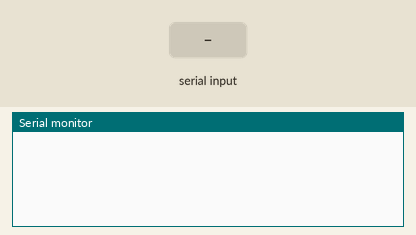
Bench run of a sketch on a simulated Arduino Uno, built with avr-gcc and run on an emulated ATmega328P. On the bench: the last lines printed to the serial monitor. The test bench sets the inputs (shaded band).

Above: at 1.2 s.
1.3 s: "90,45\n" received over Serial
At 2.1 s:
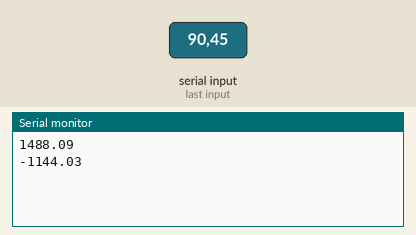
2.8 s: "30,150\n" received over Serial
At 4.5 s:
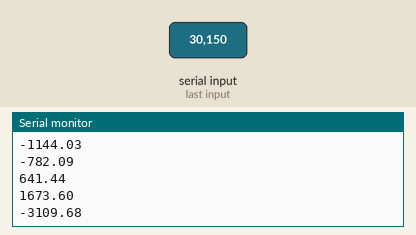
Timing chart, 0 to 6.0 s (numbered marks = the images above; inputs shaded):
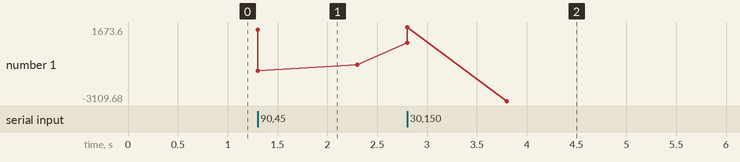

Measured:
- after the input at 1.3 s, the serial monitor: prints a new line at once (image 1)
- after the input at 2.8 s, the serial monitor: prints a new line at once (image 2)
- plotted number 1: -782.09 → -3109.68 after the input at 2.8 s

The sketch:

PID_Controller_HIL.ino
```cpp
float Vcurr;
String message;
float Vsp = 60;
float dt = 0.003;
float ErrDiff_prev = Vsp;
float ErrPrev = Vsp;
float ErrInt = 0;
float kp =8;
float ki =0.9*4*3 ;
float kd =-3*1.5;
float Force;
void setup() {

Serial.begin(115200);
}

void loop() {
  if (Serial.available() > 0){
    Vcurr = Serial.parseFloat();
    Force = PID_Controller(Vsp,Vcurr,dt);
    Serial.println(Force);

  }

}

float PID_Controller(float Vsp,float Vcurr,float dt){
        float Err = Vsp - Vcurr;
        int N = 5;
        float alpha = N*dt / (1 + N*dt);
        float ErrDiff = alpha*((Err - ErrPrev)/dt) + (1-alpha)*ErrDiff_prev;
        ErrInt = ErrInt + Err*dt;
        float force = kp*Err + ki*ErrInt + kd*ErrDiff;
        // ErrDiff_prev = ErrDiff;
        ErrPrev = Err;
        return force;
}
```
